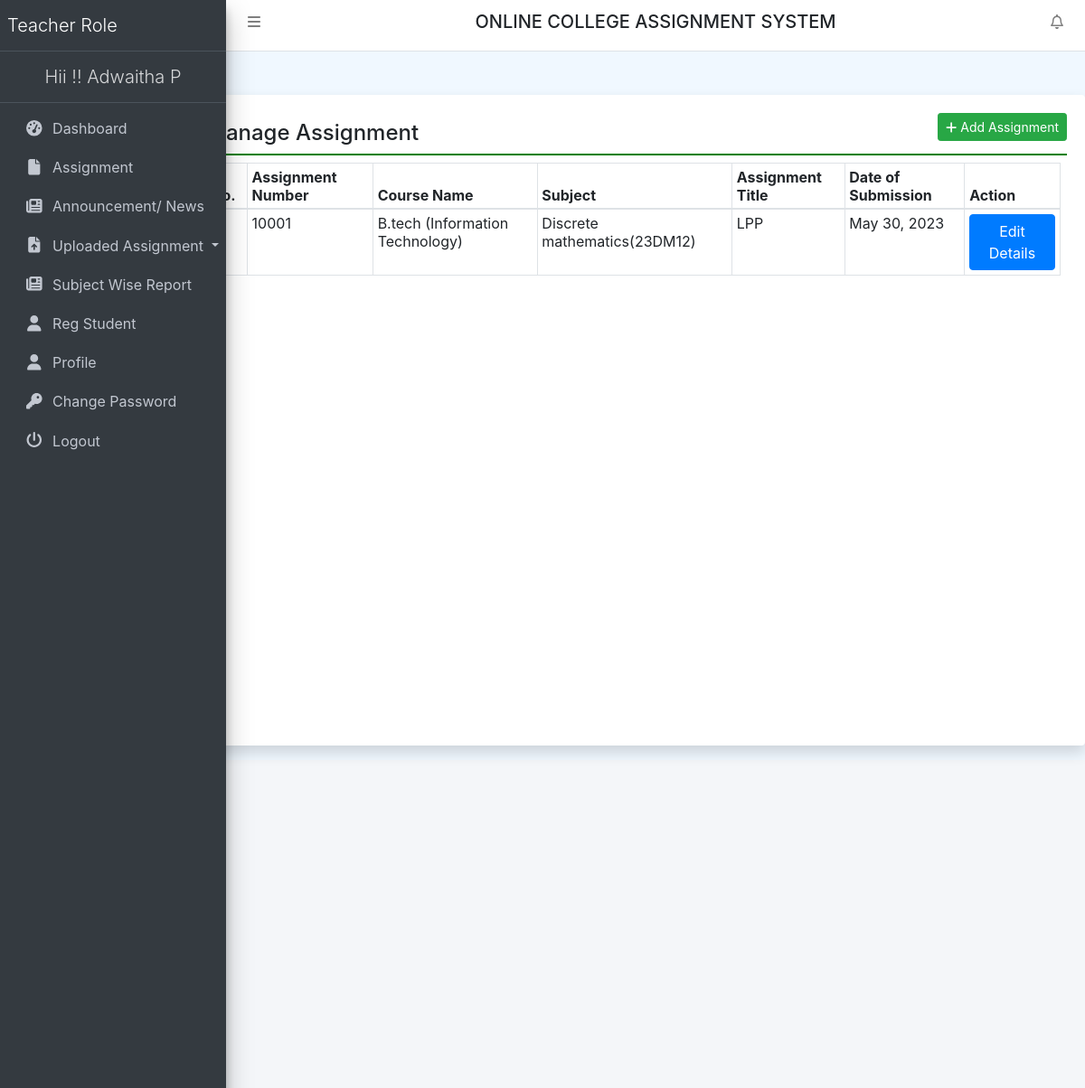
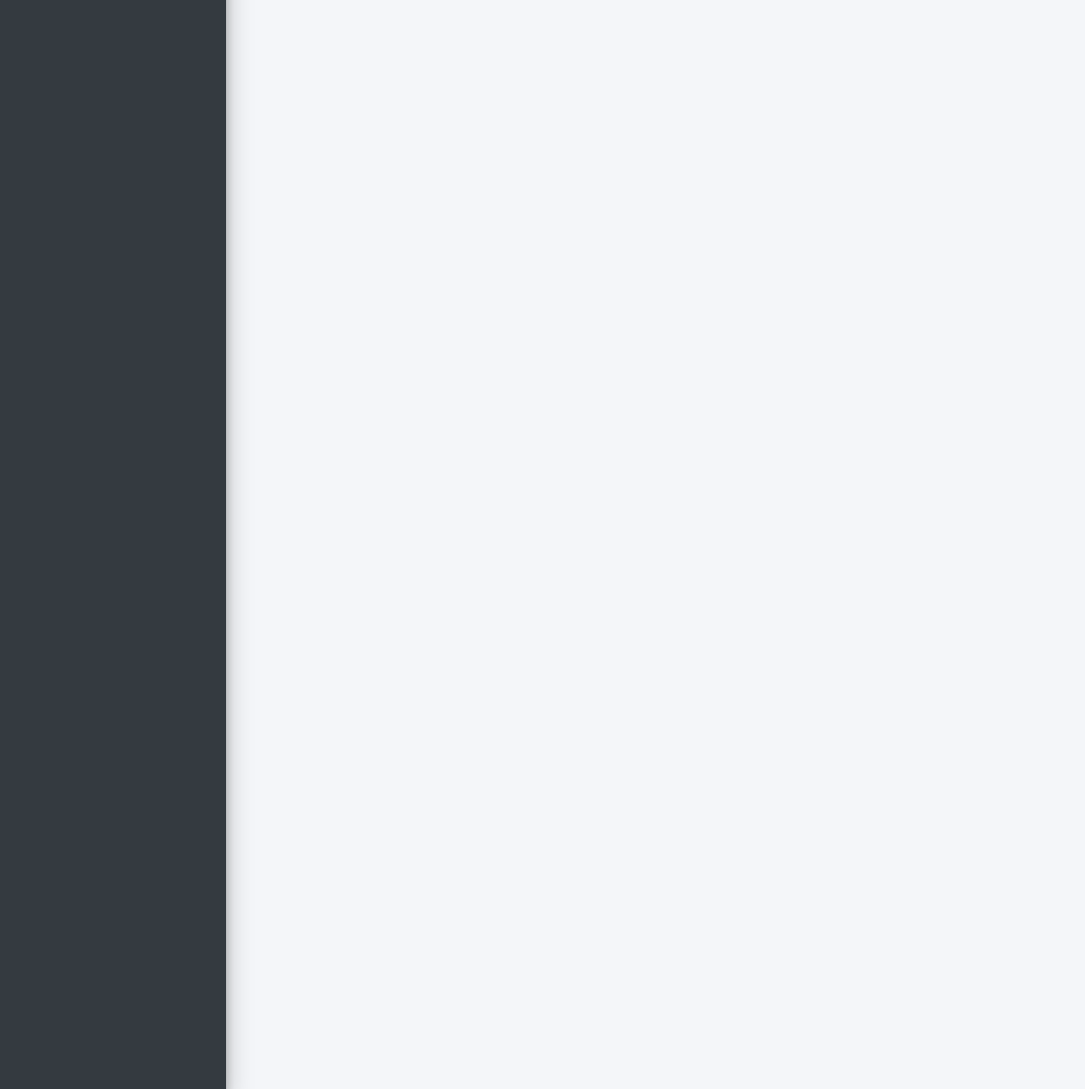
Page /teacherAssignment (signed in) on the committed database (2 pictures, top to bottom).
### collegeAssignment/models.py (models this page shows, shortened)
class Assigment(models.Model):
    teacher = models.ForeignKey(Teacher, on_delete=models.CASCADE)
    course = models.ForeignKey(Course, on_delete=models.CASCADE)
    subject = models.ForeignKey(Subject, on_delete=models.CASCADE)
    AssignmentNumber = models.IntegerField(null=True)
    AssignmentTitle = models.CharField(max_length=150, null=True)
    AssignmentDescription = models.CharField(max_length=300, null=True)
    SubmissionDate = models.DateField(null=True)
    AssignmentMarks = models.CharField(max_length=150, null=True)
    AssignmentFile = models.FileField(max_length=200, null=True)
    CreationDate = models.DateTimeField(auto_now_add=True)

class Course(models.Model):
    BranchName = models.CharField(max_length=150, null=True)
    CourseName = models.CharField(max_length=200, null=True)
    CreationDate = models.DateTimeField(auto_now_add=True)

class Subject(models.Model):
    course = models.ForeignKey(Course, on_delete=models.CASCADE)
    SubjectFullname = models.CharField(max_length=200, null=True)
    SubjectShortname = models.CharField(max_length=50, null=True)
    SubjectCode = models.CharField(max_length=50, null=True)
    CreationDate = models.DateTimeField(auto_now_add=True)

### collegeAssignment/views.py (the view, shortened to what this page needs)
# urls.py: path('teacherAssignment', teacherAssignment, name='teacherAssignment'),
def teacherAssignment(request):
    if not request.user.is_authenticated:
        return redirect('teacher_login')
    course = Course.objects.all()
    subject = Subject.objects.all()
    user = User.objects.get(id=request.user.id)
    teacher = Teacher.objects.get(users=user)
    teachercourse = teacher.course
    assignment = Assigment.objects.filter(teacher=teacher)
    teachersub = Subject.objects.filter(course=teachercourse)
    try:
        assignmentNumber = 10001 if Assigment.objects.count() == 0 else \
            Assigment.objects.aggregate(max=Max('AssignmentNumber'))["max"] + 1
        error = ""
    except:
        pass
    return render(request, 'teacherAssignment.html', locals())

### collegeAssignment/templates/teacherAssignment.html (shortened to what this page needs)
{% extends 'teacherHeader.html' %}
{% block main %}
<div class="card shadow mt-5 offset-2" style="min-height: 90vh">
    <div class="card-body">
        <a href="#" class="btn btn-success btn-sm float-right"
           data-target="#addpro" data-toggle="modal"><i class="fa fa-plus"></i> Add Assignment</a>
        <h4 class="p-2" style="border-bottom: 2px solid green;">Manage Assignment</h4>
        <div class="container-fluid mt-2">
            <table class="table table-bordered table-sm">
                <thead>
                <tr>
                    <th>S No.</th>
                    <th>Assignment Number</th>
                    <th>Course Name</th>
                    <th>Subject</th>
                    <th>Assignment Title</th>
                    <th>Date of Submission</th>
                    <th>Action</th>
                </tr>
                </thead>
                <tbody>
                {% for i in assignment %}
                <tr>
                    <td>{{forloop.counter}}</td>
                    <td>{{i.AssignmentNumber}}</td>
                    <td>{{i.course.CourseName}} ({{i.course.BranchName}})</td>
                    <td>{{i.subject.SubjectFullname}}({{i.subject.SubjectCode}})</td>
                    <td>{{i.AssignmentTitle}}</td>
                    <td>{{i.SubmissionDate}}</td>
                    <td><a href="{% url 'editAssignment' i.id %}" class="btn btn-primary">Edit Details</a></td>
                </tr>
                {% endfor %}
                </tbody>
            </table>
        </div>
    </div>
</div>
{% endblock %}

### collegeAssignment/templates/teacherHeader.html (shortened to what this page needs)
{% load static %}
<html>
    <head runat="server">
        <link href="{% static 'css/bootstrap.css' %}" rel="stylesheet" />
        <link href="{% static 'css/all.css' %}" rel="stylesheet" />
        <link href="{% static 'css/adminlte.css' %}" rel="stylesheet" />
        <link href="{% static 'css/OverlayScrollbars.css' %}" rel="stylesheet" />
        <link rel="stylesheet" href="https://cdn.datatables.net/1.10.23/css/jquery.dataTables.min.css">
        <link rel="stylesheet" href="https://cdn.datatables.net/buttons/1.6.5/css/buttons.dataTables.min.css">
		<link rel="stylesheet" href="https://cdn.jsdelivr.net/npm/bootstrap-select@1.13.14/dist/css/bootstrap-select.min.css">
    </head>
    <body class="hold-transition sidebar-mini layout-fixed layout-navbar-fixed layout-footer-fixed">
        <nav class="main-header navbar navbar-expand navbar-white navbar-light">
            <ul class="navbar-nav">
                <li class="nav-item">
                    <a class="nav-link" data-widget="pushmenu" href="#" role="button"><i class="fas fa-bars"></i></a>
                </li>
            </ul>
            <h5 class="text-center text-uppercase" style="width:100%;">Online College Assignment System</h5>
            <ul class="navbar-nav ml-auto">
                <li class="nav-item dropdown">
                    <a class="nav-link" data-toggle="dropdown" href="#">
                        <i class="far fa-bell fas-shake animated"></i>
                    </a>
                </li>
            </ul>
        </nav>
        <aside class="main-sidebar sidebar-dark-primary elevation-4">
            <a href="{% url 'tdashboard' %}" class="brand-link">
                <span class="brand-text font-weight-light">Teacher Role</span>
            </a>
			<a href="{% url 'tdashboard' %}" class="brand-link">
                <center><span class="brand-text font-weight-light">Hii !! {{request.user.first_name}} {{request.user.last_name}} </span></center>
            </a>
            <div class="sidebar">
                <nav class="mt-2">
                    <ul class="nav nav-pills nav-sidebar flex-column" data-widget="treeview" role="menu" data-accordion="false">
                        <li class="nav-item"><a href="{% url 'tdashboard' %}" class="nav-link">
                    <i class="nav-icon fas fa-tachometer-alt"></i>
                    <p>Dashboard</p>
                </a></li>
                <li class="nav-item"><a href="{% url 'teacherAssignment' %}" class="nav-link">
							<i class="nav-icon fas fa-file"></i>
							<p>Assignment</p>
                </a></li>
                <li class="nav-item"><a href="{% url 'teacherNews' %}" class="nav-link">
							<i class="nav-icon fas fa-newspaper"></i>
							<p>Announcement/ News</p>
                </a></li>
                <li class="nav-item dropdown">
                    <a class="nav-link dropdown-toggle" href="#" id="navbarDropdown"
                       role="button" data-toggle="dropdown" aria-haspopup="true"
                       aria-expanded="false"> <i class="nav-icon fas fa-file-upload"></i> Uploaded Assignment </a>
                </li>
                <li class="nav-item"><a href="{% url 'subjectwiseReport' %}" class="nav-link">
							<i class="nav-icon fas fa-newspaper"></i>
							<p>Subject Wise Report</p>
                </a></li>
                <li class="nav-item"><a href="{% url 'regCoursewiseUser' %}" class="nav-link">
							<i class="nav-icon fas fa-user"></i>
							<p>Reg Student</p>
                </a></li>
                        <li class="nav-item"><a href="{% url 'teacherProfile' %}" class="nav-link">
							<i class="nav-icon fas fa-user"></i>
							<p>Profile</p>
                </a></li>
                        <li class="nav-item"><a href="{% url 'teacherchangePassword' %}" class="nav-link">
							<i class="nav-icon fas fa-key"></i>
							<p>Change Password</p>
                </a></li>
                        <li class="nav-item"><a href="/logout" class="nav-link">
							<i class="nav-icon fas fa-power-off"></i>
							<p>Logout</p>
                </a></li>
                    </ul>
                </nav>
            </div>
        </aside>
        {% block main %}
        {% endblock %}
        <div class="content-wrapper"></div>

### collegeAssignment/static/css/all.css (style rules this page uses)
.fa-bars:before { content: "\f0c9"; }
.fa-bell:before { content: "\f0f3"; }
.fa-file:before { content: "\f15b"; }
.fa-key:before { content: "\f084"; }
.fa-newspaper:before { content: "\f1ea"; }
.fa-plus:before { content: "\f067"; }
.fa-power-off:before { content: "\f011"; }
.fa-user:before { content: "\f007"; }

### collegeAssignment/static/css/OverlayScrollbars.css (style rules this page uses)
.os-host, .os-host-textarea { position: relative; overflow: visible !important; -webkit-box-orient: vertical; -webkit-box-direction: normal; -ms-flex-direction: column; flex-direction: column; -ms-flex-wrap: nowrap; flex-wrap: nowrap; -webkit-box-pack: start; -ms-flex-pack: start; justify-content: flex-start; -ms-flex-line-pack: start; align-content: flex-start; -webkit-box-align: start; -ms-flex-align: start; -ms-grid-row-align: flex-start; align-items: flex-start; }

### collegeAssignment/templates/teacherHeader.html (style rules this page uses)
body { background-color: aliceblue; }

### rows in the picture
Assigment: AssignmentNumber "10001", course.CourseName "B.tech", course.BranchName "Information Technology", subject.SubjectFullname "Discrete mathematics", subject.SubjectCode "23DM12", AssignmentTitle "LPP", SubmissionDate "May 30, 2023"

### other values in the picture
{{ request.user.first_name }} "Adwaitha"
{{ request.user.last_name }} "P"
